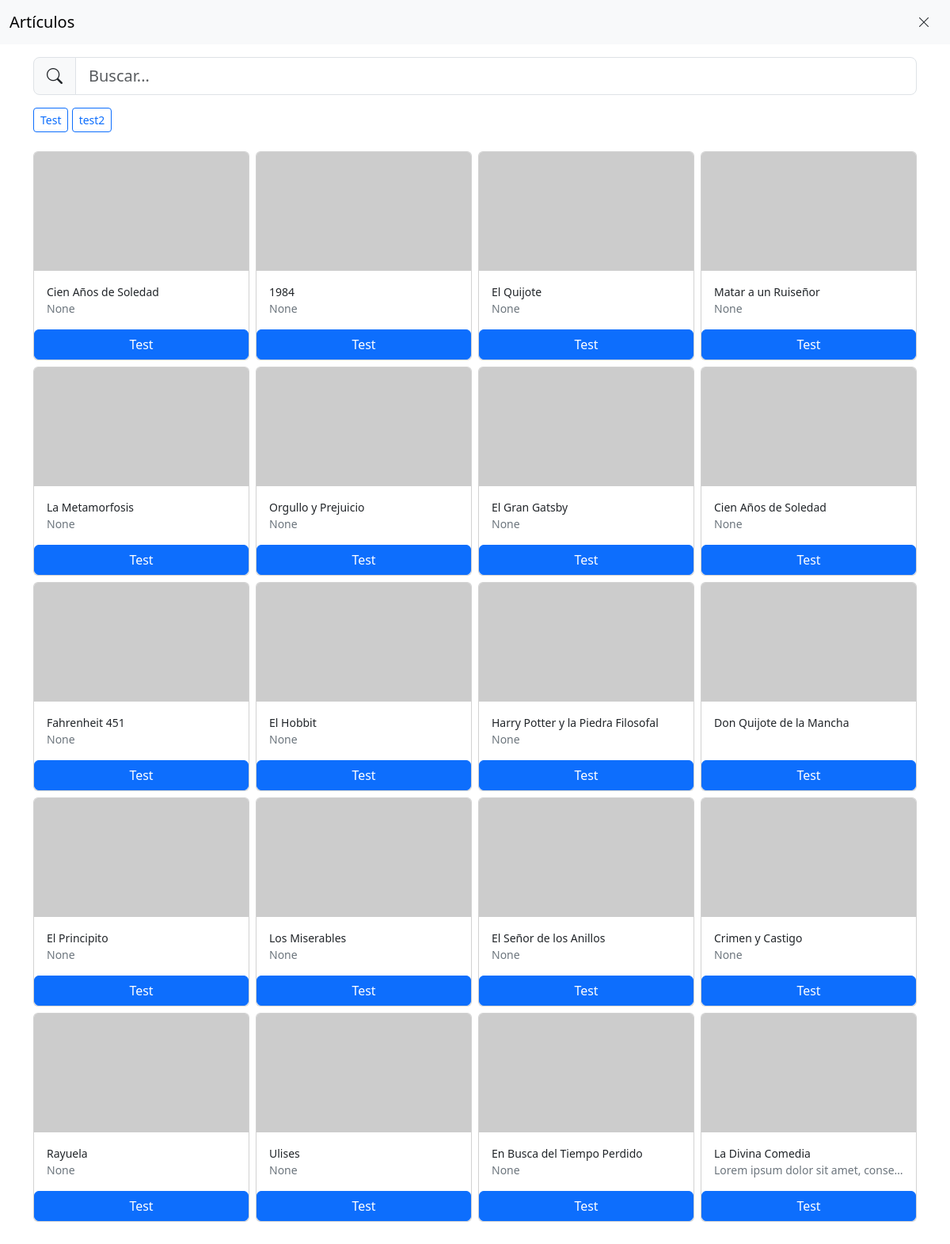
Screenshot of /orders/create/ (signed in) with the database file from the repository.
### prestamos/models.py (models this page shows, shortened)
class Category(models.Model):
    class Meta:
        verbose_name = "Categoría"
        verbose_name_plural = "Categorías"
    name = models.CharField(max_length=255)

class Item(models.Model):
    class Meta:
        verbose_name = "Artículo"
        verbose_name_plural = "Artículos"
    name = models.CharField(max_length=255)
    description = models.TextField(blank=True, null=True)
    category = models.ManyToManyField(Category, related_name='items', blank=True)

### prestamos/views.py (the view, shortened to what this page needs)
# urls.py: path('orders/create/', OrderCreateView.as_view(), name='order_create'),
class OrderCreateView(LoginRequiredMixin, View):
    template = 'order_form.html'
    def get(self, request, *args, **kwargs):
        return render(request, self.template, {
            'order_form': OrderForm(),
            'item_formset': OrderItemFormSet(),
            'items': Item.objects.all(),
            'categories': Category.objects.all()
        })

### prestamos/forms.py (shortened to what this page needs)
class OrderForm(forms.ModelForm):
    class Meta:
        model = Order
        fields = ['order_date', 'return_date']
        widgets = {
            'order_date': forms.DateTimeInput(attrs={'type': 'datetime-local'}),
            'return_date': forms.DateTimeInput(attrs={'type': 'datetime-local'})
        }

### templates/order_form.html (shortened to what this page needs)
{% extends "bases/base-nav.html" %}
{% block nav %}
    <div class="container-fluid">
        <div class="navbar-brand fw-medium">Artículos</div>
        <a class="btn" href="{{ request.META.HTTP_REFERER }}"><i class="bi bi-x-lg"></i></a>
    </div>
{% endblock %}
{% block content %}
    <div class="container">
        <div class="mt-3 mb-3">
            <div class="input-group input-group-lg">
                <span class="input-group-text" id="basic-addon1"><i class="bi bi-search"></i></span>
                <input type="search" class="form-control" placeholder="Buscar...">
            </div>
        </div>
        <div class="mb-4">
            <div class="btn-group-sm">
                {% for category in categories %}
                    <label class="btn btn-outline-primary" for="btnradio{{forloop.counter0}}">{{category.name}}</label>
                {% endfor %}
            </div>
        </div>
        <div class="row gy-2 gx-2 row-cols-2 row-cols-md-3 row-cols-xl-4" style="margin-bottom: 5em;">
            {% for articulo in items %}
                <div class="col">
                    <div class="card h-100 d-flex flex-column">
                        <a href="#">
                            <img class="card-img-top img-fluid" src="https://picsum.photos/200/200"
                                 alt="{{ articulo.nombre }}" style="height: 150px; object-fit: cover;">
                        </a>
                        <div class="card-body flex-grow-1">
                            <p class="card-title text-truncate m-0 small">{{ articulo.name }}</p>
                            <p class="small text-truncate text-secondary m-0"> {{ articulo.description }}</p>
                        </div>
                        <button class="btn btn-primary" @click="addItem( {{ articulo.pk }}, '{{ articulo.name }}')">Test</button>
                    </div>
                </div>
            {% endfor %}
        </div>
    </div>
{% endblock %}

### templates/bases/base-nav.html (shortened to what this page needs)
{% load pwa %}
{% load static %}
<!DOCTYPE html>
<html lang="es" data-bs-theme="auto" x-init="setTheme()">
<head>
    <link href="https://cdn.jsdelivr.net/npm/bootstrap@5.3.3/dist/css/bootstrap.min.css"
          rel="stylesheet">
    <link rel="stylesheet" href="https://cdn.jsdelivr.net/npm/bootstrap-icons@1.10.5/font/bootstrap-icons.css">
</head>
<body class="" x-data="app">
<header class="sticky-top">
    <nav class="navbar bg-body-tertiary">
        {% block nav %}{% endblock %}
    </nav>
</header>
<main class="container-flex">
    {% block content %}{% endblock %}
</main>
</body>
</html>

### rows the page displays
Category: name "Test"
Category: name "test2"
Item: name "Cien Años de Soledad", description "None"
Item: name "1984", description "None"
Item: name "El Quijote", description "None"
Item: name "Matar a un Ruiseñor", description "None"
Item: name "La Metamorfosis", description "None"
Item: name "Orgullo y Prejuicio", description "None"
Item: name "El Gran Gatsby", description "None"
Item: name "Cien Años de Soledad", description "None"
Item: name "Fahrenheit 451", description "None"
Item: name "El Hobbit", description "None"
Item: name "Harry Potter y la Piedra Filosofal", description "None"
Item: name "Don Quijote de la Mancha"
Item: name "El Principito", description "None"
Item: name "Los Miserables", description "None"
Item: name "El Señor de los Anillos", description "None"
Item: name "Crimen y Castigo", description "None"
Item: name "Rayuela", description "None"
Item: name "Ulises", description "None"
Item: name "En Busca del Tiempo Perdido", description "None"
Item: name "La Divina Comedia", description "Lorem ipsum dolor sit amet, conse…"
